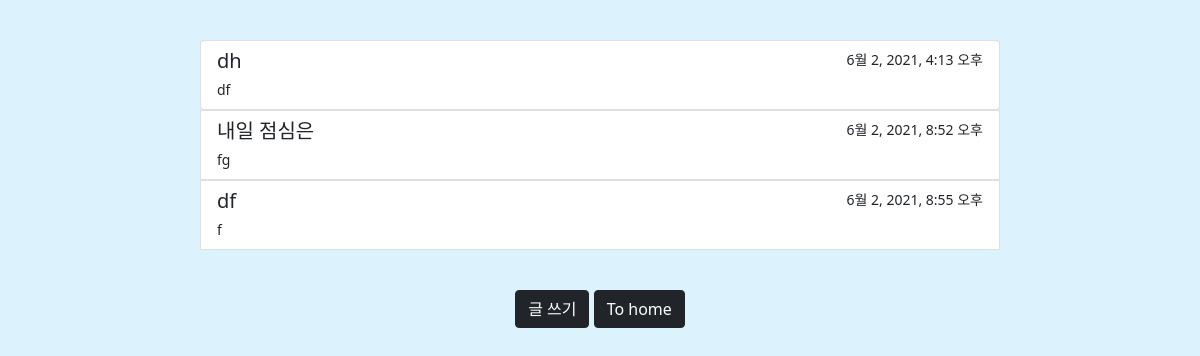
/bloglist/, run on an earlier commit of the app's database.
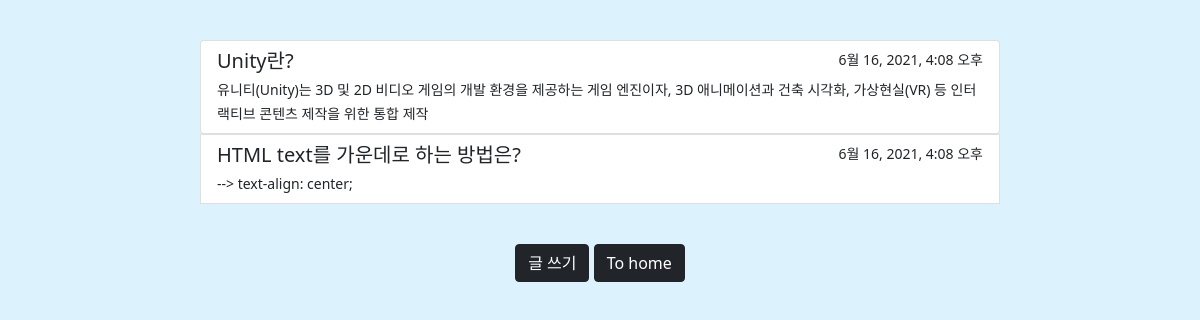
And on a later commit of the database.
### blog/models.py (models this page shows, shortened)
class Blog(models.Model):
    title=models.CharField(max_length=200)
    pub_date=models.DateTimeField()
    body=models.TextField()
    image=models.ImageField(upload_to='blog/',blank=True,null=True)
    def summary(self):
        return self.body[:100]

### blog/views.py (the view)
# urls.py: path('bloglist/',blog.views.bloglist,name="bloglist"),
def bloglist(request):
    blogs=Blog.objects.all()
    return render(request,'bloglist.html',{'blogs':blogs})

### blog/templates/bloglist.html (shortened to what this page needs)
<!DOCTYPE html>
<head>
  <link href="https://cdn.jsdelivr.net/npm/bootstrap@5.0.0/dist/css/bootstrap.min.css" rel="stylesheet">
</head>
<body>
<br><br><br>
<div class="main-container">
  <div class="list-group">
  {%for blog in blogs.all %}
    <a href="{% url 'detail' blog.id %}" class="list-group-item list-group-item-action">
      <div class="d-flex w-100 justify-content-between">
        <h5 class="mb-1">{{blog.title}}</h5>
        <small>{{blog.pub_date}}</small>
      </div>
      <small>{{blog.summary}}</small>
    </a>
  </div>
  {% endfor %}
  <id id="buttons">
    <a href="{%url 'new' %}" class="btn btn-dark">글 쓰기</a>
    <a href="{%url 'home' %}" class="btn btn-dark">To home</a>
  </id>
</body>
</html>

### blog/templates/bloglist.html (style rules this page uses)
body { background: #dcf2fc; flex-wrap: wrap; display: flex; width:800px; justify-content: center; margin:0 auto; }
.list-group { margin-top:5%; width:800px; }
#buttons { margin-top:5%; }

What changed in the data, as far as the page shows it:
removed Blog: title "dh", pub_date "6월 2, 2021, 4:13 오후", summary "df"
removed Blog: title "내일 점심은", pub_date "6월 2, 2021, 8:52 오후", summary "fg"
removed Blog: title "df", pub_date "6월 2, 2021, 8:55 오후", summary "f"
added Blog: title "Unity란?", pub_date "6월 16, 2021, 4:08 오후", summary "유니티(Unity)는 3D 및 2D 비디오 게임의 개발 환경을 제공하는 게임 엔진이자, 3D 애니메이션과 건축 시각화, 가상현실(VR) 등 인터랙티브 콘텐츠 제작을 위한 통합 제작"
added Blog: title "HTML text를 가운데로 하는 방법은?", pub_date "6월 16, 2021, 4:08 오후", summary "--> text-align: center;"
